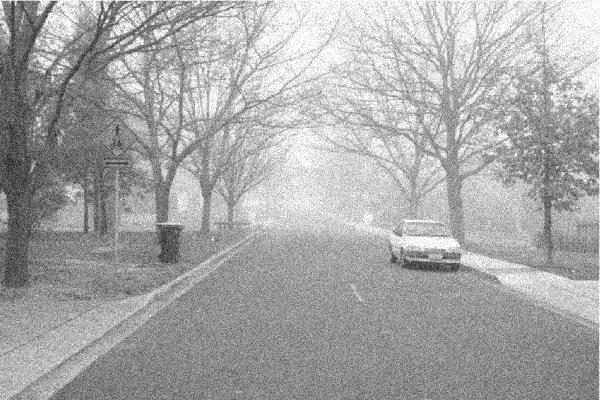
%> input picture noise.jpg, 600 x 400 px
$ octave HW4.m   (GNU Octave 9; MATLAB toolbox functions it lacks are replaced by stand-ins)
%> lines starting %> are read from the running program, lines starting %| are printed output that depends on the picture
%> further down, img is the input picture: size 400x600 uint8; min 8, max 255, mean 166.9
### diffusionFilter.m
function [output] = diffusionFilter(img, N, K, method, sigma, Deltat)
%> called with N = 8, K = 5, method = 'pm2', sigma = 0.1, Deltat = 0.25
%DIFFUSIONFILTER Summary of this function goes here
%   Detailed explanation goes here

img = im2double(img);
if length(size(img))==3
    img = rgb2gray(img);
end


% [5 lines of commented-out code are left out]

[SY, SX]=size(img);
%> SY = 400; SX = 600
for i = 1:N
    if(sigma>0)
        Io=img;
        g4=fspecial('gaussian',3,sigma);
        img=imfilter(img,g4,'replicate');
    end
    dn=[img(1,:); img(1:SY-1,:)]-img;
    ds=[img(2:SY,:); img(SY,:)]-img;
    de=[img(:,2:SX) img(:,SX)]-img;
    dw=[img(:,1) img(:,1:SX-1)]-img;

    if (strcmp(method,'pm1'))
        rn=exp(-(abs(dn)/K).^2);
        rs=exp(-(abs(ds)/K).^2);
        re=exp(-(abs(de)/K).^2);
        rw=exp(-(abs(dw)/K).^2);
    %elseif (method=='pm2')
    elseif (strcmp(method,'pm2'))
        rn=1./(1+(abs(dn)/K).^2);
        rs=1./(1+(abs(ds)/K).^2);
        re=1./(1+(abs(de)/K).^2);
        rw=1./(1+(abs(dw)/K).^2);
    end
    if (sigma>0)
        dn=[Io(1,:); Io(1:SY-1,:)]-Io;
        ds=[Io(2:SY,:); Io(SY,:)]-Io;
        de=[Io(:,2:SX) Io(:,SX)]-Io;
        dw=[Io(:,1) Io(:,1:SX-1)]-Io;

        img = Io;
    end
    img = img + Deltat*(rn.*dn+rs.*ds+re.*de+rw.*dw);
end
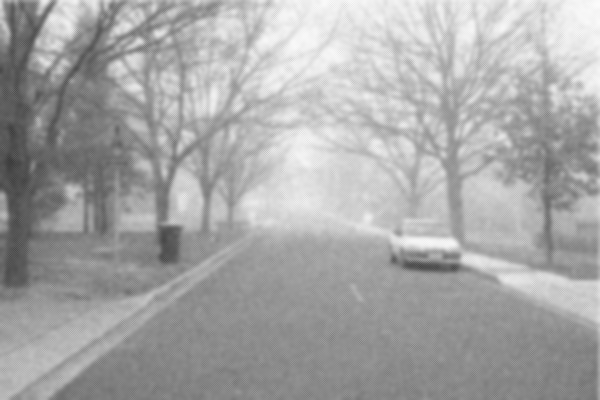
%> Io: size 400x600 double; min 0.225, max 0.986, mean 0.654
%> after the loop, g4 = [3.72e-44 1.93e-22 3.72e-44; 1.93e-22 1 1.93e-22; 3.72e-44 1.93e-22 3.72e-44]

output = img;
% figure(1),imshow(img)


end

### homomorphicFilter.m
function [I, R] = homomorphicFilter(img, mode, var)
%> called with mode = 'gaussian', var = 15
%WINNERFILTER Summary of this function goes here
%   Detailed explanation goes here

% if mode==''
%     mode='gaussian';
% end

mode = 'gaussian';
if length(size(img))==3
    img = rgb2gray(img);
end


img = im2double(img);

[m, n] = size(img);
%> m = 400; n = 600
%fourier transform
f = img+0.0001;
z = log(f);
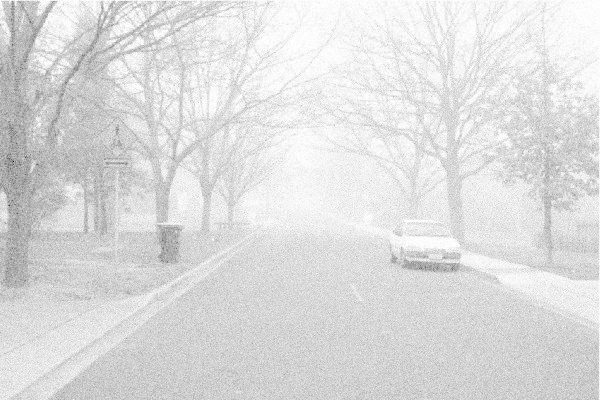
%> z: size 400x600 double; min -3.46, max 0.0001, mean -0.46; drawn with min black and max white
z = fftshift(fft2(z));
%mask
v1 = m; v2 = n; %var = 15;
%> after `v1 = m`: v1 = 400
%> after `v2 = n`: v2 = 600
h = mat2gray(fspecial(mode,[v1, v2], var));

ref=z.*(1-h);
lum=z.*h;

reflectance = exp(ifft2(fftshift(ref)));
illumination = exp(ifft2(fftshift(lum)));

R = abs(reflectance);
I = abs(illumination);

% [6 lines of commented-out code are left out]
end

### HW4.m
clc; clear all; close all;

img = imread('noise.jpg');
img = im2double(img);
if length(size(img))==3
    img = rgb2gray(img);
end
Io=img;

N=8;
K=5;
method='pm2';
sigma=0.1;
Deltat=0.25;
homovar = 15;

diffusionFilterimg = diffusionFilter(img, N, K, method, sigma, Deltat);

[I, R] = homomorphicFilter(img,'gaussian',homovar);

diffusionFilterI = diffusionFilter(I, N, K, method, sigma, Deltat);
%> the loop in diffusionFilter (call 2), `for i = 1:N` made 8 passes
%> pass 1, in diffusionFilter (call 2), `dn=[img(1,:); img(1:SY-1,:)]-img;`:
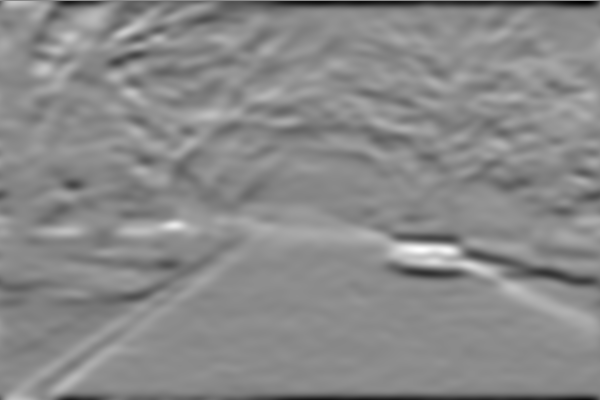
%> dn: size 400x600 double; min -0.0443, max 0.0379, mean 6.17e-05; drawn with min black and max white
%> pass 1, in diffusionFilter (call 2), `ds=[img(2:SY,:); img(SY,:)]-img;`:
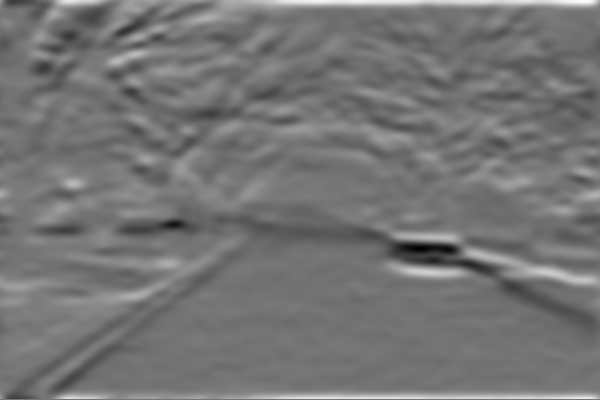
%> ds: size 400x600 double; min -0.0379, max 0.0443, mean -6.17e-05; drawn with min black and max white
%> pass 1, in diffusionFilter (call 2), `de=[img(:,2:SX) img(:,SX)]-img;`:
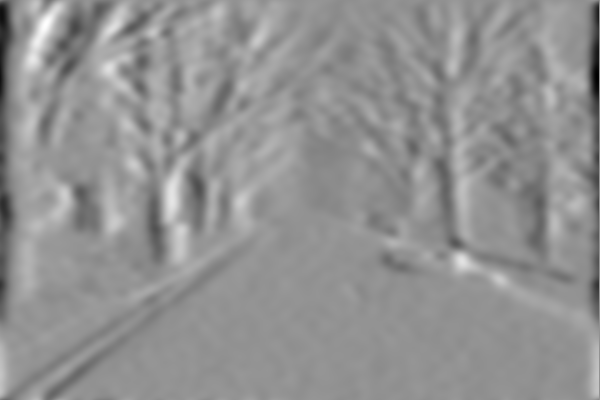
%> de: size 400x600 double; min -0.038, max 0.0282, mean 2.56e-05; drawn with min black and max white
%> pass 1, in diffusionFilter (call 2), `dw=[img(:,1) img(:,1:SX-1)]-img;`:
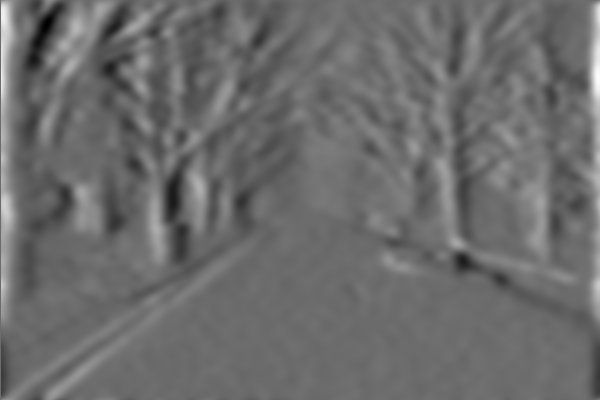
%> dw: size 400x600 double; min -0.0282, max 0.038, mean -2.56e-05; drawn with min black and max white
diffusionFilterR = diffusionFilter(R, N, K, method, sigma, Deltat);
%> call 3 of diffusionFilter, with N = 8, K = 5, method = 'pm2', sigma = 0.1, Deltat = 0.25
%> after the loop in diffusionFilter (call 3), `for i = 1:N`:
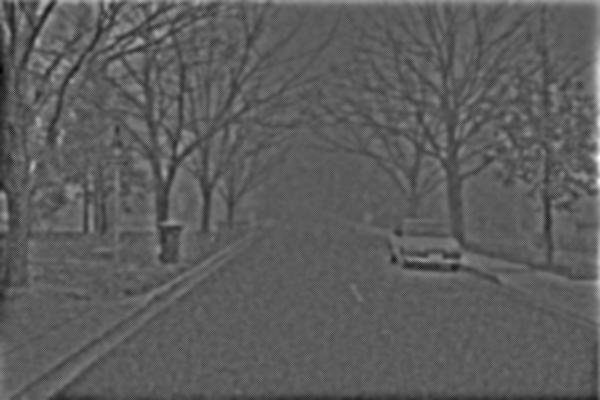
%> Io: size 400x600 double; min 0.567, max 1.79, mean 1.01; drawn with min black and max white

% [5 lines of commented-out code are left out]

unsharpR = diffusionFilterR;
unsharpR = double(unsharpR);
mask = fspecial('unsharp', 0.8);
unsharpR = imfilter(unsharpR, mask, 'replicate');
R1 = unsharpR;

unsharpR = double(R1);
mask = fspecial('unsharp', 0.8);
unsharpR = imfilter(unsharpR, mask, 'replicate');
R2 = unsharpR;

gammaI = diffusionFilterI;
gamma=0.9;
gammaI = double(gammaI);
gammaI = imadjust(gammaI,[],[], gamma);

imwrite(diffusionFilterimg,'diffusionFilterimg1.jpg')
figure(1),
subplot(1,2,1),imshow(img),title('img')
subplot(1,2,2),imshow(diffusionFilterimg),title('diffusionFilterimg')
figure(2),
subplot(1,3,1),imshow(diffusionFilterI.*diffusionFilterR),title('diffusionFilterI.*diffusionFilterR')
subplot(1,3,2),imshow(diffusionFilterI.*R1),title('diffusionFilterI.*R1')
subplot(1,3,3),imshow(diffusionFilterI.*R2),title('diffusionFilterI.*R2')
figure(3),
subplot(1,3,1),imshow(gammaI.*diffusionFilterR),title('ammaI.*diffusionFilterR')
subplot(1,3,2),imshow(gammaI.*R1),title('gammaI.*R1')
subplot(1,3,3),imshow(gammaI.*R2),title('gammaI.*R2')


%======================
method='pm1';

diffusionFilterimg = diffusionFilter(img, N, K, method, sigma, Deltat);

[I, R] = homomorphicFilter(img,'gaussian',homovar);

diffusionFilterI = diffusionFilter(I, N, K, method, sigma, Deltat);
diffusionFilterR = diffusionFilter(R, N, K, method, sigma, Deltat);


unsharpR = diffusionFilterR;
unsharpR = double(unsharpR);
mask = fspecial('unsharp', 0.8);
unsharpR = imfilter(unsharpR, mask, 'replicate');
R1 = unsharpR;

unsharpR = double(R1);
mask = fspecial('unsharp', 0.8);
unsharpR = imfilter(unsharpR, mask, 'replicate');
R2 = unsharpR;

gammaI = diffusionFilterI;
gamma=0.9;
gammaI = double(gammaI);
gammaI = imadjust(gammaI,[],[], gamma);

imwrite(diffusionFilterimg,'diffusionFilterimg2.jpg')
figure(4),
subplot(1,2,1),imshow(img),title('img')
subplot(1,2,2),imshow(diffusionFilterimg),title('diffusionFilterimg')
figure(5),
subplot(1,3,1),imshow(diffusionFilterI.*diffusionFilterR),title('diffusionFilterI.*diffusionFilterR')
subplot(1,3,2),imshow(diffusionFilterI.*R1),title('diffusionFilterI.*R1')
subplot(1,3,3),imshow(diffusionFilterI.*R2),title('diffusionFilterI.*R2')
figure(6),
subplot(1,3,1),imshow(gammaI.*diffusionFilterR),title('ammaI.*diffusionFilterR')
subplot(1,3,2),imshow(gammaI.*R1),title('gammaI.*R1')
subplot(1,3,3),imshow(gammaI.*R2),title('gammaI.*R2')
